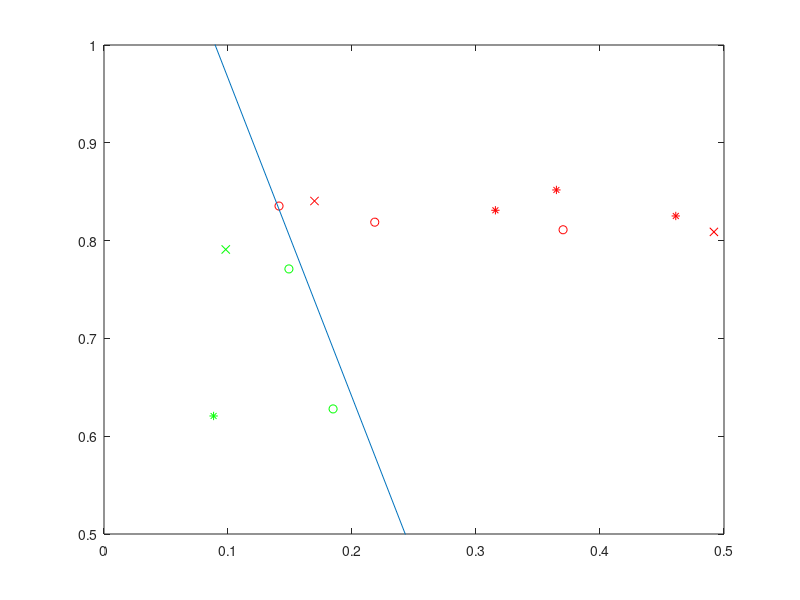

Source code (MATLAB):
clc
%close all
clear all

% CLASSIFICATION USING PERCEPTRON LAB1_TASK1

% given data:
% x1[] - first feature array, x2[] - second feature array, T - expected outcome
x1 = [0.21835 0.14115 0.37022 0.31565 0.36484 0.46111 0.55223 ...
    0.16975 0.49187 0.14913 0.18474 0.08838 0.098166];
x2 = [0.81884 0.83535 0.8111 0.83101 0.8518 0.82518 0.83449 ...
    0.84049 0.80889 0.77104 0.6279 0.62068 0.79092];
T = [1 1 1 1 1 1 1 1 1 -1 -1 -1 -1];


%% training single perceptron

n = 0.1; % learning step
Esum = 1; % sum of errors 
counter = 0; % counter for debuging
once = 1; % variable for enabling a one time execution of a part of the code
trainedAndValidated = 0; % value determining wether the classifier was also validated after training

while trainedAndValidated ~= 1 % loop is exited if the classifier is validated after training
    
    w1 = randn(1); % first weight
    w2 = randn(1); % second weight
    b = randn(1); % parameter
    
    selectionArray = [1 2 3 10 11]; % out of all samples 3 apples of id's 1, 2 and 3, and pears of id's 10, 11 are selected for training
    
    while Esum ~= 0 % executes while the total error is not 0
        
        counter  = counter +1;

        for i = 1 : length(selectionArray)

            id = selectionArray(i); % index of the original arrays x1[], x2[] and T[]
            v = x1(id)*w1 + x2(id)*w2 + b; 

            if v > 0
                y = 1;
            else
                y = -1;
            end
      
            e = T(id) - y; % current error
        
            if e~=0
               w1 = w1 + n*e*x1(id); % parameters are adjusted according to the error 
               w2 = w2 + n*e*x2(id);
               b = b + n*e*1;

            end

            E(i) = e; % array storing current example error 

            if once == 1 % ploting the training sample values
                if id <= 9
                    plot(x1(id),x2(id),'ro')
                    hold on 
                else
                    plot(x1(id),x2(id),'go')
                    hold on
                end
            end

        end
        once = 0;
        Esum = sum(abs(E)); 

    end
    % graphical verification (representation)
    X = 0:0.1:0.8;
    Y = -X*w1/w2 - b/w2;

    plot(X,Y)
    xlim([0,0.5])
    ylim([0.5,1])

    %% validation
    selectionArray = [4 5 6 12]; % different samples are selected for verification 
    for i = 1:length(selectionArray)
        id = selectionArray(i);
        v = x1(id)*w1 + x2(id)*w2 + b;

        if v > 0
            y = 1;
        else
            y = -1;
        end

        e = T(id) - y;
        E(i) = e;

        if id <= 9
            plot(x1(id),x2(id),'r*') 

        else
            plot(x1(id),x2(id),'g*')
        end

    end
    
    Esum = sum(abs(E));

    if Esum == 0 
        trainedAndValidated = 1;
    else 
        trainedAndValidated = 0;
    end
    
end

 %% testing 
 
 selectionArray = [7 8 9 13]; % different samples are selected for testing
 
for i = 1:length(selectionArray)
    
    id = selectionArray(i);
 
    v = x1(id)*w1 + x2(id)*w2 + b;

    if v > 0
        y = 1;
    else
        y = -1;
    end

    e = T(id) - y;
    E(i) = e;

    if id <= 9
        plot(x1(id),x2(id),'rx') 
    else
        plot(x1(id),x2(id),'gx')
    end

end

Esum = sum(abs(E));

if Esum == 0 
    fprintf('no mistakes')
else 
    fprintf('are mistakes')
end
